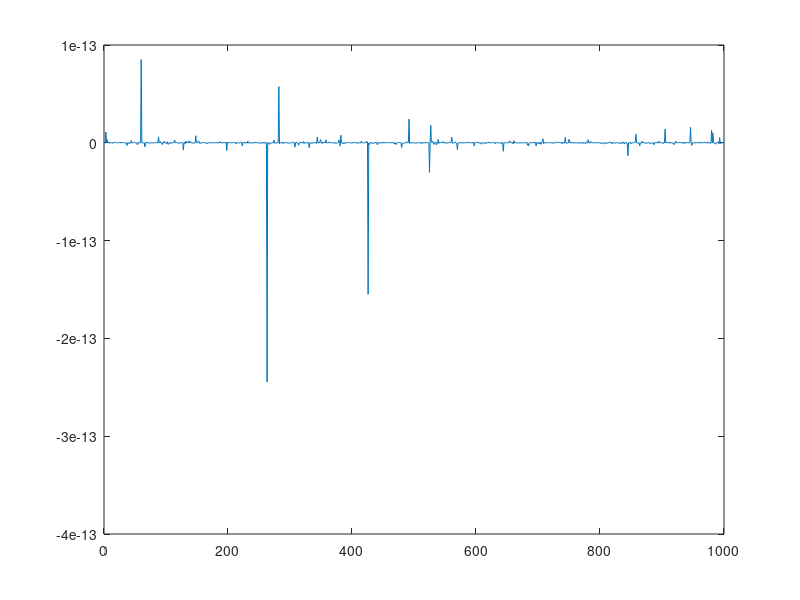

The MATLAB source for this figure:
% An empirical experiment for testing wheather the triangle connacting the bases of a triangle on the spere is a billiard

% Override operators for proper vectoric behaviour
dot = @(u,v)sum(u.*v,2);
norm2 = @(u)dot(u,u);
norm = @(u)sqrt(norm2(u));
cross = @(u,v)cat(2,u(:,2).*v(:,3)-u(:,3).*v(:,2),u(:,3).*v(:,1)-u(:,1).*v(:,3),u(:,1).*v(:,2)-u(:,2).*v(:,1));
normalize = @(v)bsxfun(@rdivide,v,norm(v));
project = @(u,v)u-bsxfun(@times,v,dot(u,v)./norm2(v));
line = @(u,v)normalize(cross(u,v));
angle1 = @(l1,l2)dot(l1,l2);
angle = @(u,v,w)angle1(line(v,u), line(v,w));
      
v1 = normalize(abs(randn(1000,3)));
v2 = normalize(abs(randn(1000,3)));
v3 = normalize(abs(randn(1000,3)));

v11 = normalize(project(v1, cross(v2, v3)));
v22 = normalize(project(v2, cross(v3, v1)));
v33 = normalize(project(v3, cross(v1, v2)));

%compute billiard angles
b1 = angle(v11, v33, v2);
b2 = angle(v22, v33, v1);
z1 = dot(normalize(cross(v22,v33)), normalize(cross(v1,v2))) - dot(normalize(cross(v11,v33)), normalize(cross(v1,v2)));

plot(b1-b2);

a1 = angle(v1, v2, v3);
a2 = angle(v2, v3, v1);
a3 = angle(v3, v1, v2);
